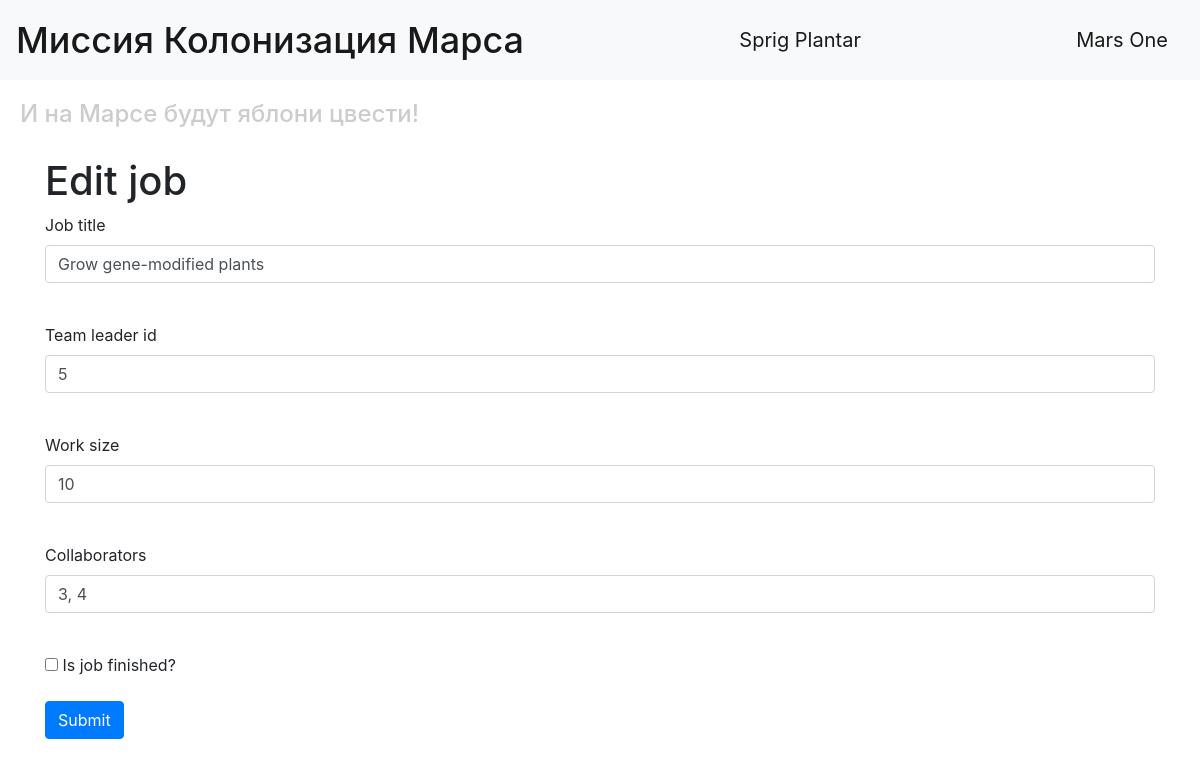
The page /edit_job/5 (signed in) on the database its author committed.
### data/users.py (models this page shows, shortened)
class User(SqlAlchemyBase, UserMixin, SerializerMixin):
    __tablename__ = 'users'
    id = sqlalchemy.Column(sqlalchemy.Integer, primary_key=True, autoincrement=True)
    surname = sqlalchemy.Column(sqlalchemy.String, nullable=True)
    name = sqlalchemy.Column(sqlalchemy.String, nullable=True)
    age = sqlalchemy.Column(sqlalchemy.Integer, nullable=True)
    position = sqlalchemy.Column(sqlalchemy.String, nullable=True)
    speciality = sqlalchemy.Column(sqlalchemy.String, nullable=True)
    address = sqlalchemy.Column(sqlalchemy.String, nullable=True)
    email = sqlalchemy.Column(sqlalchemy.String, index=True, unique=True, nullable=True)
    hashed_password = sqlalchemy.Column(sqlalchemy.String, nullable=True)
    modified_date = sqlalchemy.Column(sqlalchemy.DateTime, default=datetime.datetime.now)

### data/jobs.py (models this page shows, shortened)
class Jobs(SqlAlchemyBase, UserMixin, SerializerMixin):
    __tablename__ = 'jobs'
    id = sqlalchemy.Column(sqlalchemy.Integer, primary_key=True, autoincrement=True)
    team_leader = sqlalchemy.Column(sqlalchemy.Integer, sqlalchemy.ForeignKey("users.id"))
    job = sqlalchemy.Column(sqlalchemy.String, nullable=True)
    work_size = sqlalchemy.Column(sqlalchemy.Integer, nullable=True)
    collaborators = sqlalchemy.Column(sqlalchemy.String, nullable=True)
    start_date = sqlalchemy.Column(sqlalchemy.DateTime, default=datetime.datetime.now)
    end_date = sqlalchemy.Column(sqlalchemy.DateTime, default=datetime.datetime.now)
    is_finished = sqlalchemy.Column(sqlalchemy.Boolean, nullable=True)
    users = orm.relationship("User")

### main.py (the view, shortened to what this page needs)
@app.route('/edit_job/<int:job_id>', methods=['GET', 'POST'])
def edit_job(job_id):
    form = JobsForm()
    if request.method == "GET":
        db_sess = db_session.create_session()
        job = db_sess.query(Jobs).filter(Jobs.id == job_id) \
            .filter((Jobs.team_leader == current_user.id) | (current_user.id == 1)).first()
        if job:
            form.team_leader.data = job.team_leader
            form.job.data = job.job
            form.work_size.data = job.work_size
            form.collaborators.data = job.collaborators
            form.is_finished.data = job.is_finished
        else:
            abort(404)
    return render_template('job.html', title='Edit job', form=form)

### forms/user.py
class JobsForm(FlaskForm):
    job = StringField('Job title', validators=[DataRequired()])
    team_leader = IntegerField('Team leader id', validators=[DataRequired()])
    work_size = IntegerField('Work size', validators=[DataRequired()])
    collaborators = StringField('Collaborators', validators=[DataRequired()])
    is_finished = BooleanField('Is job finished?')
    submit = SubmitField('Submit')

### data/db_session.py (called while the page is built)
def create_session() -> Session:
    global __factory
    return __factory()

### main.py (called while the page is built)
@login_manager.user_loader
def load_user(user_id):
    db_sess = db_session.create_session()
    return db_sess.query(User).get(user_id)

### templates/job.html (shortened to what this page needs)
{% extends "base.html" %}
{% block content %}
<h1>{{title}}</h1>
<form action="" method="post">
    <p>
        {{ form.job.label }}<br>
        {{ form.job(class="form-control") }}<br>
    </p>
    <p>
        {{ form.team_leader.label }}<br>
        {{ form.team_leader(class="form-control") }}<br>
    </p>
    <p>
        {{ form.work_size.label }}<br>
        {{ form.work_size(class="form-control") }}<br>
    </p>
    <p>
        {{ form.collaborators.label }}<br>
        {{ form.collaborators(class="form-control") }}<br>
    </p>
    <p>{{ form.is_finished() }} {{ form.is_finished.label }}</p>
    <p>{{ form.submit(type="submit", class="btn btn-primary") }}</p>
</form>
{% endblock %}

### templates/base.html (shortened to what this page needs)
<!DOCTYPE html>
<html lang="en">
<head>
    <link rel="stylesheet"
          href="https://stackpath.bootstrapcdn.com/bootstrap/4.4.1/css/bootstrap.min.css"
>
    <link rel="stylesheet" style="text/css" href="./static/css/style.css" />
</head>
<body>
<header>
    <nav class="navbar navbar-light bg-light">
        <span class="navbar-brand mb-0 h1">Миссия Колонизация Марса</span>
        {% if current_user.is_authenticated %}
            <a class="navbar-brand" href="/logout">{{ current_user.name }} {{ current_user.surname }}</a>
        {% else %}
            <p>
                <a class="btn btn-primary " href="/register">Зарегистрироваться</a>
                <a class="btn btn-success" href="/login">Войти</a>
            </p>
        {% endif %}
        <a class="navbar-brand" href="/">Mars One</a>
    </nav>
    <h4>И на Марсе будут яблони цвести!</h4>
    <main role="main" class="container">
        {% block content %}{% endblock %}
    </main>
</header>
</body>
</html>

### static/css/style.css (style rules this page uses)
h4 { color: #cccccc; padding: 20px; }
span.navbar-brand { font-size: 36px; }
.container { padding-bottom: 50px; }

### rows shown on the page
User: name "Sprig", surname "Plantar"
Jobs: job "Grow gene-modified plants", team_leader "5", work_size "10", collaborators "3, 4"

### other values the page prints
{{ title }} "Edit job"
